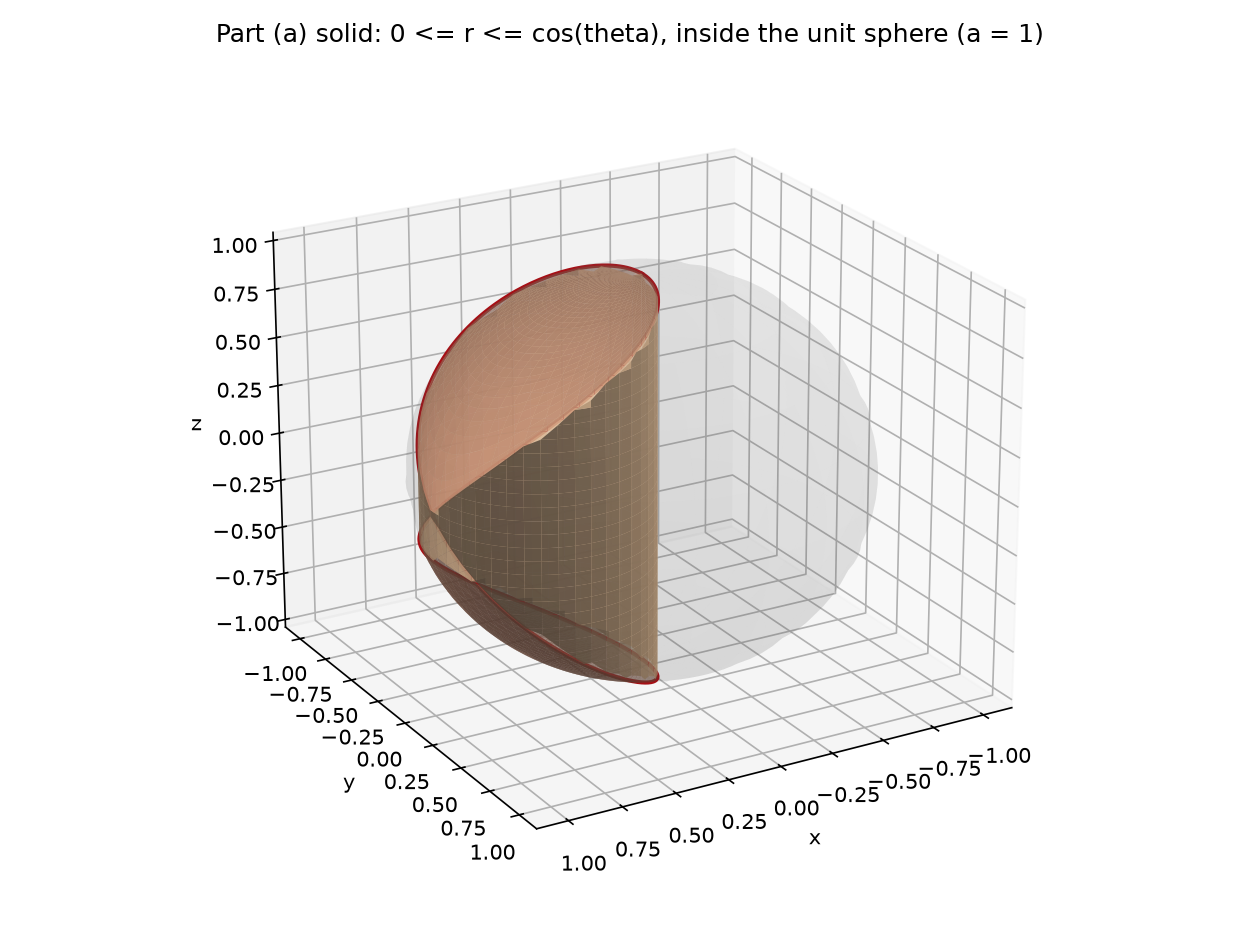

The Python source for this figure:
"""Problem 15.8.26 (a): 3D picture of the solid cut out of the sphere of
radius a = 1 by the cylinder r = cos(theta) (the Viviani solid).

Solid:  -pi/2 <= theta <= pi/2,  0 <= r <= cos(theta),
        -sqrt(1 - r^2) <= z <= sqrt(1 - r^2).

Boundary surfaces:
  * spherical caps:  part of the sphere x^2+y^2+z^2 = 1 inside the cylinder,
                     parameterised by (theta, r), z = +/-(sqrt(1 - r^2)).
  * cylindrical side: part of the cylinder x^2+y^2 = x inside the sphere,
                     parameterised by (theta, z), r = cos(theta).
The Viviani curve r = cos(theta), z = +/- sin(theta) joins them.
"""

import numpy as np
import matplotlib
matplotlib.use("Agg")
import matplotlib.pyplot as plt

a = 1.0
fig = plt.figure(figsize=(8.4, 6.2))
ax = fig.add_subplot(111, projection="3d")

# --- spherical caps (top and bottom) ---
th = np.linspace(-np.pi / 2, np.pi / 2, 90)
rr = np.linspace(0.0, 1.0, 60)
TH, RR = np.meshgrid(th, rr)                 # shape (60, 90)
r = RR * np.cos(TH)                          # 0 <= r <= cos(theta)
xs = r * np.cos(TH)
ys = r * np.sin(TH)
zcap = np.sqrt(np.clip(1.0 - r**2, 0.0, None))
ax.plot_surface(xs, ys, zcap, color="#f4a582", alpha=0.72,
                rstride=2, cstride=2, shade=True)
ax.plot_surface(xs, ys, -zcap, color="#f4a582", alpha=0.72,
                rstride=2, cstride=2, shade=True)

# --- cylindrical side (r = cos(theta), |z| <= sin(theta)) ---
th2 = np.linspace(-np.pi / 2, np.pi / 2, 90)
zz = np.linspace(-1.0, 1.0, 60)
TH2, ZZ2 = np.meshgrid(th2, zz)              # shape (60, 90)
zlim = np.abs(np.sin(TH2))
x2 = np.cos(TH2) ** 2
y2 = np.cos(TH2) * np.sin(TH2)
xm = np.where(np.abs(ZZ2) <= zlim, x2, np.nan)
ym = np.where(np.abs(ZZ2) <= zlim, y2, np.nan)
ax.plot_surface(xm, ym, ZZ2, color="#fdd0a2", alpha=0.85,
                rstride=2, cstride=2, shade=True)

# --- Viviani boundary curve ---
t = np.linspace(-np.pi / 2, np.pi / 2, 300)
xv = np.cos(t) ** 2
yv = np.cos(t) * np.sin(t)
zv = np.sin(t)
ax.plot(xv, yv, zv, color="#a50f15", lw=2.0)
ax.plot(xv, yv, -zv, color="#a50f15", lw=2.0)

# --- faint full sphere for orientation ---
u = np.linspace(0, 2 * np.pi, 80)
v = np.linspace(0, np.pi, 40)
ax.plot_surface(a * np.outer(np.cos(u), np.sin(v)),
                a * np.outer(np.sin(u), np.sin(v)),
                a * np.outer(np.ones_like(u), np.cos(v)),
                color="gray", alpha=0.08, rstride=4, cstride=4)

ax.set_xlabel("x")
ax.set_ylabel("y")
ax.set_zlabel("z")
ax.set_title("Part (a) solid: 0 <= r <= cos(theta), inside the unit sphere (a = 1)")
ax.set_box_aspect((1, 1, 0.8))
ax.view_init(elev=22, azim=60)
fig.tight_layout()
fig.savefig("calculus-15.8.26/solution/part1_figure1.png", dpi=150)
print("saved part1_figure1.png")
